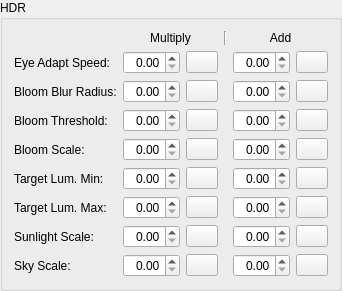
      <widget class="QGroupBox" name="hdrGroupbox">
       <property name="title">
        <string>HDR</string>
       </property>
       <layout class="QGridLayout" name="gridLayout_2">
        <item row="4" column="1">
         <widget class="QDoubleSpinBox" name="hdrBloomScaleMult">
          <property name="alignment">
           <set>Qt::AlignRight|Qt::AlignTrailing|Qt::AlignVCenter</set>
          </property>
         </widget>
        </item>
        <item row="7" column="0">
         <widget class="QLabel" name="label_11">
          <property name="text">
           <string>Sunlight Scale:</string>
          </property>
         </widget>
        </item>
        <item row="1" column="4">
         <widget class="QDoubleSpinBox" name="hdrEyeAdaptSpeedAdd">
          <property name="alignment">
           <set>Qt::AlignRight|Qt::AlignTrailing|Qt::AlignVCenter</set>
          </property>
         </widget>
        </item>
        <item row="0" column="1" colspan="2">
         <widget class="QLabel" name="label_5">
          <property name="text">
           <string>Multiply</string>
          </property>
          <property name="alignment">
           <set>Qt::AlignCenter</set>
          </property>
         </widget>
        </item>
        <item row="4" column="2">
         <widget class="QPushButton" name="hdrBloomScaleMultReset">
          <property name="maximumSize">
           <size>
            <width>32</width>
            <height>16777215</height>
           </size>
          </property>
          <property name="accessibleName">
           <string>Reset Multiplier</string>
          </property>
          <property name="text">
           <string/>
          </property>
          <property name="icon">
           <iconset resource="../resources/resources.qrc">
            <normaloff>:/icons/delete-16.png</normaloff>:/icons/delete-16.png</iconset>
          </property>
         </widget>
        </item>
        <item row="3" column="0">
         <widget class="QLabel" name="label_7">
          <property name="text">
           <string>Bloom Threshold:</string>
          </property>
         </widget>
        </item>
        <item row="4" column="5">
         <widget class="QPushButton" name="hdrBloomScaleAddReset">
          <property name="maximumSize">
           <size>
            <width>32</width>
            <height>16777215</height>
           </size>
          </property>
          <property name="accessibleName">
           <string>Reset Addition</string>
          </property>
          <property name="text">
           <string/>
          </property>
          <property name="icon">
           <iconset resource="../resources/resources.qrc">
            <normaloff>:/icons/delete-16.png</normaloff>:/icons/delete-16.png</iconset>
          </property>
         </widget>
        </item>
        <item row="1" column="2">
         <widget class="QPushButton" name="hdrEyeAdaptSpeedMultReset">
          <property name="maximumSize">
           <size>
            <width>32</width>
            <height>16777215</height>
           </size>
          </property>
          <property name="accessibleName">
           <string>Reset Multiplier</string>
          </property>
          <property name="text">
           <string/>
          </property>
          <property name="icon">
           <iconset resource="../resources/resources.qrc">
            <normaloff>:/icons/delete-16.png</normaloff>:/icons/delete-16.png</iconset>
          </property>
         </widget>
        </item>
        <item row="1" column="0">
         <widget class="QLabel" name="label_4">
          <property name="text">
           <string>Eye Adapt Speed:</string>
          </property>
         </widget>
        </item>
        <item row="3" column="5">
         <widget class="QPushButton" name="hdrBloomThresholdAddReset">
          <property name="maximumSize">
           <size>
            <width>32</width>
            <height>16777215</height>
           </size>
          </property>
          <property name="accessibleName">
           <string>Reset Addition</string>
          </property>
          <property name="text">
           <string/>
          </property>
          <property name="icon">
           <iconset resource="../resources/resources.qrc">
            <normaloff>:/icons/delete-16.png</normaloff>:/icons/delete-16.png</iconset>
          </property>
         </widget>
        </item>
        <item row="5" column="5">
         <widget class="QPushButton" name="hdrTargetLumMinAddReset">
          <property name="maximumSize">
           <size>
            <width>32</width>
            <height>16777215</height>
           </size>
          </property>
          <property name="accessibleName">
           <string>Reset Addition</string>
          </property>
          <property name="text">
           <string/>
          </property>
          <property name="icon">
           <iconset resource="../resources/resources.qrc">
            <normaloff>:/icons/delete-16.png</normaloff>:/icons/delete-16.png</iconset>
          </property>
         </widget>
        </item>
        <item row="5" column="1">
         <widget class="QDoubleSpinBox" name="hdrTargetLumMinMult">
          <property name="alignment">
           <set>Qt::AlignRight|Qt::AlignTrailing|Qt::AlignVCenter</set>
          </property>
         </widget>
        </item>
        <item row="8" column="4">
         <widget class="QDoubleSpinBox" name="hdrSkyScaleAdd">
          <property name="alignment">
           <set>Qt::AlignRight|Qt::AlignTrailing|Qt::AlignVCenter</set>
          </property>
         </widget>
        </item>
        <item row="3" column="2">
         <widget class="QPushButton" name="hdrBloomThresholdMultReset">
          <property name="maximumSize">
           <size>
            <width>32</width>
            <height>16777215</height>
           </size>
          </property>
          <property name="accessibleName">
           <string>Reset Multiplier</string>
          </property>
          <property name="text">
           <string/>
          </property>
          <property name="icon">
           <iconset resource="../resources/resources.qrc">
            <normaloff>:/icons/delete-16.png</normaloff>:/icons/delete-16.png</iconset>
          </property>
         </widget>
        </item>
        <item row="7" column="5">
         <widget class="QPushButton" name="hdrSunlightScaleAddReset">
          <property name="maximumSize">
           <size>
            <width>32</width>
            <height>16777215</height>
           </size>
          </property>
          <property name="accessibleName">
           <string>Reset Addition</string>
          </property>
          <property name="text">
           <string/>
          </property>
          <property name="icon">
           <iconset resource="../resources/resources.qrc">
            <normaloff>:/icons/delete-16.png</normaloff>:/icons/delete-16.png</iconset>
          </property>
         </widget>
        </item>
        <item row="7" column="1">
         <widget class="QDoubleSpinBox" name="hdrSunlightScaleMult">
          <property name="alignment">
           <set>Qt::AlignRight|Qt::AlignTrailing|Qt::AlignVCenter</set>
          </property>
         </widget>
        </item>
        <item row="8" column="0">
         <widget class="QLabel" name="label_12">
          <property name="text">
           <string>Sky Scale:</string>
          </property>
         </widget>
        </item>
        <item row="3" column="1">
         <widget class="QDoubleSpinBox" name="hdrBloomThresholdMult">
          <property name="alignment">
           <set>Qt::AlignRight|Qt::AlignTrailing|Qt::AlignVCenter</set>
          </property>
         </widget>
        </item>
        <item row="7" column="4">
         <widget class="QDoubleSpinBox" name="hdrSunlightScaleAdd">
          <property name="alignment">
           <set>Qt::AlignRight|Qt::AlignTrailing|Qt::AlignVCenter</set>
          </property>
         </widget>
        </item>
        <item row="3" column="4">
         <widget class="QDoubleSpinBox" name="hdrBloomThresholdAdd">
          <property name="alignment">
           <set>Qt::AlignRight|Qt::AlignTrailing|Qt::AlignVCenter</set>
          </property>
         </widget>
        </item>
        <item row="6" column="0">
         <widget class="QLabel" name="label_10">
          <property name="text">
           <string>Target Lum. Max:</string>
          </property>
         </widget>
        </item>
        <item row="5" column="4">
         <widget class="QDoubleSpinBox" name="hdrTargetLumMinAdd">
          <property name="alignment">
           <set>Qt::AlignRight|Qt::AlignTrailing|Qt::AlignVCenter</set>
          </property>
         </widget>
        </item>
        <item row="2" column="1">
         <widget class="QDoubleSpinBox" name="hdrBloomBlurRadiusMult">
          <property name="alignment">
           <set>Qt::AlignRight|Qt::AlignTrailing|Qt::AlignVCenter</set>
          </property>
         </widget>
        </item>
        <item row="6" column="5">
         <widget class="QPushButton" name="hdrTargetLumMaxAddReset">
          <property name="maximumSize">
           <size>
            <width>32</width>
            <height>16777215</height>
           </size>
          </property>
          <property name="accessibleName">
           <string>Reset Addition</string>
          </property>
          <property name="text">
           <string/>
          </property>
          <property name="icon">
           <iconset resource="../resources/resources.qrc">
            <normaloff>:/icons/delete-16.png</normaloff>:/icons/delete-16.png</iconset>
          </property>
         </widget>
        </item>
        <item row="0" column="4" colspan="2">
         <widget class="QLabel" name="label_13">
          <property name="text">
           <string>Add</string>
          </property>
          <property name="alignment">
           <set>Qt::AlignCenter</set>
          </property>
         </widget>
        </item>
        <item row="6" column="2">
         <widget class="QPushButton" name="hdrTargetLumMaxMultReset">
          <property name="maximumSize">
           <size>
            <width>32</width>
            <height>16777215</height>
           </size>
          </property>
          <property name="accessibleName">
           <string>Reset Multiplier</string>
          </property>
          <property name="text">
           <string/>
          </property>
          <property name="icon">
           <iconset resource="../resources/resources.qrc">
            <normaloff>:/icons/delete-16.png</normaloff>:/icons/delete-16.png</iconset>
          </property>
         </widget>
        </item>
        <item row="2" column="0">
         <widget class="QLabel" name="label_6">
          <property name="text">
           <string>Bloom Blur Radius:</string>
          </property>
         </widget>
        </item>
        <item row="4" column="0">
         <widget class="QLabel" name="label_8">
          <property name="text">
           <string>Bloom Scale:</string>
          </property>
         </widget>
        </item>
        <item row="2" column="5">
         <widget class="QPushButton" name="hdrBloomBlurRadiusAddReset">
          <property name="maximumSize">
           <size>
            <width>32</width>
            <height>16777215</height>
           </size>
          </property>
          <property name="accessibleName">
           <string>Reset Addition</string>
          </property>
          <property name="text">
           <string/>
          </property>
          <property name="icon">
           <iconset resource="../resources/resources.qrc">
            <normaloff>:/icons/delete-16.png</normaloff>:/icons/delete-16.png</iconset>
          </property>
         </widget>
        </item>
        <item row="8" column="5">
         <widget class="QPushButton" name="hdrSkyScaleAddReset">
          <property name="maximumSize">
           <size>
            <width>32</width>
            <height>16777215</height>
           </size>
          </property>
          <property name="accessibleName">
           <string>Reset Addition</string>
          </property>
          <property name="text">
           <string/>
          </property>
          <property name="icon">
           <iconset resource="../resources/resources.qrc">
            <normaloff>:/icons/delete-16.png</normaloff>:/icons/delete-16.png</iconset>
          </property>
         </widget>
        </item>
        <item row="4" column="4">
         <widget class="QDoubleSpinBox" name="hdrBloomScaleAdd">
          <property name="alignment">
           <set>Qt::AlignRight|Qt::AlignTrailing|Qt::AlignVCenter</set>
          </property>
         </widget>
        </item>
        <item row="0" column="3">
         <widget class="Line" name="line">
          <property name="orientation">
           <enum>Qt::Vertical</enum>
          </property>
         </widget>
        </item>
        <item row="8" column="1">
         <widget class="QDoubleSpinBox" name="hdrSkyScaleMult">
          <property name="alignment">
           <set>Qt::AlignRight|Qt::AlignTrailing|Qt::AlignVCenter</set>
          </property>
         </widget>
        </item>
        <item row="2" column="2">
         <widget class="QPushButton" name="hdrBloomBlurRadiusMultReset">
          <property name="maximumSize">
           <size>
            <width>32</width>
            <height>16777215</height>
           </size>
          </property>
          <property name="accessibleName">
           <string>Reset Multiplier</string>
          </property>
          <property name="text">
           <string/>
          </property>
          <property name="icon">
           <iconset resource="../resources/resources.qrc">
            <normaloff>:/icons/delete-16.png</normaloff>:/icons/delete-16.png</iconset>
          </property>
         </widget>
        </item>
        <item row="5" column="0">
         <widget class="QLabel" name="label_9">
          <property name="text">
           <string>Target Lum. Min:</string>
          </property>
         </widget>
        </item>
        <item row="2" column="4">
         <widget class="QDoubleSpinBox" name="hdrBloomBlurRadiusAdd">
          <property name="alignment">
           <set>Qt::AlignRight|Qt::AlignTrailing|Qt::AlignVCenter</set>
          </property>
         </widget>
        </item>
        <item row="5" column="2">
         <widget class="QPushButton" name="hdrTargetLumMinMultReset">
          <property name="maximumSize">
           <size>
            <width>32</width>
            <height>16777215</height>
           </size>
          </property>
          <property name="accessibleName">
           <string>Reset Multiplier</string>
          </property>
          <property name="text">
           <string/>
          </property>
          <property name="icon">
           <iconset resource="../resources/resources.qrc">
            <normaloff>:/icons/delete-16.png</normaloff>:/icons/delete-16.png</iconset>
          </property>
         </widget>
        </item>
        <item row="8" column="2">
         <widget class="QPushButton" name="hdrSkyScaleMultReset">
          <property name="maximumSize">
           <size>
            <width>32</width>
            <height>16777215</height>
           </size>
          </property>
          <property name="accessibleName">
           <string>Reset Multiplier</string>
          </property>
          <property name="text">
           <string/>
          </property>
          <property name="icon">
           <iconset resource="../resources/resources.qrc">
            <normaloff>:/icons/delete-16.png</normaloff>:/icons/delete-16.png</iconset>
          </property>
         </widget>
        </item>
        <item row="1" column="1">
         <widget class="QDoubleSpinBox" name="hdrEyeAdaptSpeedMult">
          <property name="alignment">
           <set>Qt::AlignRight|Qt::AlignTrailing|Qt::AlignVCenter</set>
          </property>
         </widget>
        </item>
        <item row="1" column="5">
         <widget class="QPushButton" name="hdrEyeAdaptSpeedAddReset">
          <property name="maximumSize">
           <size>
            <width>32</width>
            <height>16777215</height>
           </size>
          </property>
          <property name="accessibleName">
           <string>Reset Addition</string>
          </property>
          <property name="text">
           <string/>
          </property>
          <property name="icon">
           <iconset resource="../resources/resources.qrc">
            <normaloff>:/icons/delete-16.png</normaloff>:/icons/delete-16.png</iconset>
          </property>
         </widget>
        </item>
        <item row="6" column="4">
         <widget class="QDoubleSpinBox" name="hdrTargetLumMaxAdd">
          <property name="alignment">
           <set>Qt::AlignRight|Qt::AlignTrailing|Qt::AlignVCenter</set>
          </property>
         </widget>
        </item>
        <item row="7" column="2">
         <widget class="QPushButton" name="hdrSunlightScaleMultReset">
          <property name="maximumSize">
           <size>
            <width>32</width>
            <height>16777215</height>
           </size>
          </property>
          <property name="accessibleName">
           <string>Reset Multiplier</string>
          </property>
          <property name="text">
           <string/>
          </property>
          <property name="icon">
           <iconset resource="../resources/resources.qrc">
            <normaloff>:/icons/delete-16.png</normaloff>:/icons/delete-16.png</iconset>
          </property>
         </widget>
        </item>
        <item row="6" column="1">
         <widget class="QDoubleSpinBox" name="hdrTargetLumMaxMult">
          <property name="alignment">
           <set>Qt::AlignRight|Qt::AlignTrailing|Qt::AlignVCenter</set>
          </property>
         </widget>
        </item>
       </layout>
      </widget>
